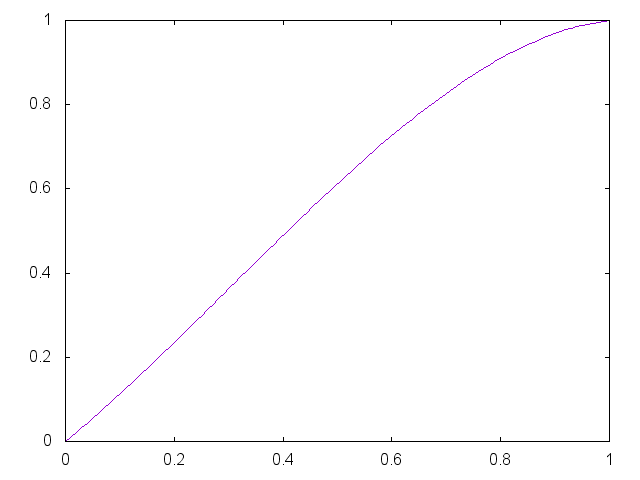

This figure's gnuplot source:


set term png

set output "generate/static/generate/bezier-0.35-0.95.png"
plot '-' smooth bezier notitle
0 0
0.33 0.35
0.67 0.95 
1 1
e

reset;
